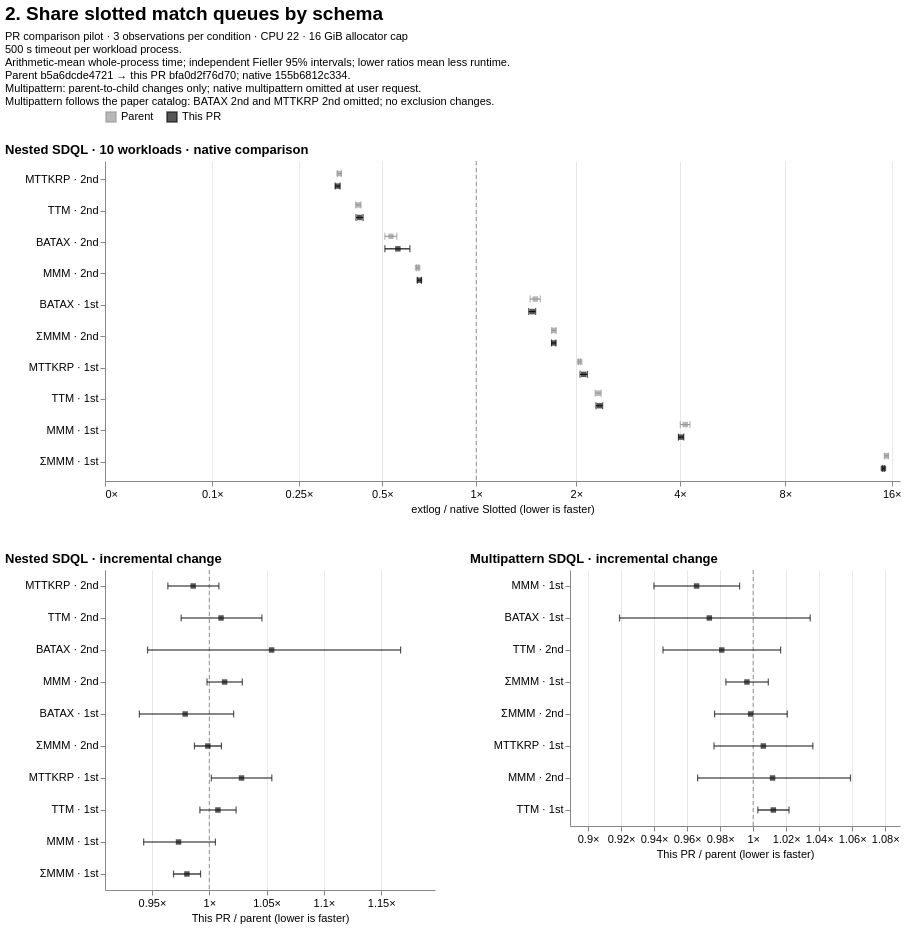

Write a Vega-Lite specification for this figure.
### Vega-Lite specification from a JSON file in a GitHub repository (floating-point values rounded to 4 significant figures)
{"$schema": "https://vega.github.io/schema/vega-lite/v6.json", "background": "white", "title": {"text": "2. Share slotted match queues by schema", "anchor": "start", "fontSize": 19, "subtitle": ["PR comparison pilot · 3 observations per condition · CPU 22 · 16 GiB allocator cap", "500 s timeout per workload process.", "Arithmetic-mean whole-process time; independent Fieller 95% intervals; lower ratios mean less runtime.", "Parent b5a6dcde4721 → this PR bfa0d2f76d70; native 155b6812c334.", "Multipattern: parent-to-child changes only; native multipattern omitted at user request.", "Multipattern follows the paper catalog: BATAX 2nd and MTTKRP 2nd omitted; no exclusion changes."], "subtitleFontSize": 11, "subtitlePadding": 7}, "vconcat": [{"title": {"text": "Nested SDQL · 10 workloads · native comparison", "anchor": "start"}, "width": 795, "height": 320, "data": {"values": [{"file_path": "benchmarks/slotted/inputs/sdql/batax_1st-44rules.egg", "logical_id": "sha256:a54ad7e75e98f1e8e03f3cd6930d96e882fb9111af797b6474cdb3423f804bcf", "metric": "wall_sec", "baseline": {"point": 55.01, "ci_low": 54.81, "ci_high": 55.21}, "candidate": {"point": 83.12, "ci_low": 80.22, "ci_high": 86.01}, "ratio": 1.511, "ci_low": 1.458, "ci_high": 1.564, "issue": null, "result_class": "higher", "workload": "BATAX · 1st", "series": "Parent"}, {"file_path": "benchmarks/slotted/inputs/sdql/batax_2nd-44rules.egg", "logical_id": "sha256:672f41d86108caebad81453f4e5a294e3f6902364e2d1dc98caa4a33fd863fec", "metric": "wall_sec", "baseline": {"point": 86.28, "ci_low": 85.55, "ci_high": 87.01}, "candidate": {"point": 46.08, "ci_low": 44.0, "ci_high": 48.15}, "ratio": 0.534, "ci_low": 0.5096, "ci_high": 0.5585, "issue": null, "result_class": "lower", "workload": "BATAX · 2nd", "series": "Parent"}, {"file_path": "benchmarks/slotted/inputs/sdql/mmm_1st-44rules.egg", "logical_id": "sha256:f1a4e04893e22ebe1e75028b0458b41a6bfc4375a598bfdfdc3014f2d33524b6", "metric": "wall_sec", "baseline": {"point": 0.07658, "ci_low": 0.07565, "ci_high": 0.0775}, "candidate": {"point": 0.3172, "ci_low": 0.3078, "ci_high": 0.3265}, "ratio": 4.142, "ci_low": 4.01, "ci_high": 4.274, "issue": null, "result_class": "higher", "workload": "MMM · 1st", "series": "Parent"}, {"file_path": "benchmarks/slotted/inputs/sdql/mmm_2nd-44rules.egg", "logical_id": "sha256:7a6b9da8fd10903379abd51ebc36b350c4237ed3e855bd5d2ba9ac437dd0998a", "metric": "wall_sec", "baseline": {"point": 3.244, "ci_low": 3.225, "ci_high": 3.263}, "candidate": {"point": 2.119, "ci_low": 2.105, "ci_high": 2.134}, "ratio": 0.6533, "ci_low": 0.6473, "ci_high": 0.6593, "issue": null, "result_class": "lower", "workload": "MMM · 2nd", "series": "Parent"}, {"file_path": "benchmarks/slotted/inputs/sdql/mmm_sum_1st-44rules.egg", "logical_id": "sha256:918887cd59eed90681b1a2c9e320d8aa945df69df8712a79c7545c766943fd90", "metric": "wall_sec", "baseline": {"point": 0.0105, "ci_low": 0.01047, "ci_high": 0.01053}, "candidate": {"point": 0.1623, "ci_low": 0.1605, "ci_high": 0.164}, "ratio": 15.46, "ci_low": 15.29, "ci_high": 15.64, "issue": null, "result_class": "higher", "workload": "ΣMMM · 1st", "series": "Parent"}, {"file_path": "benchmarks/slotted/inputs/sdql/mmm_sum_2nd-44rules.egg", "logical_id": "sha256:d72a2dec36974b60f39b8b47c2801b6fb2ccc5f709e5012a20d335c26e7d3534", "metric": "wall_sec", "baseline": {"point": 0.3258, "ci_low": 0.3219, "ci_high": 0.3296}, "candidate": {"point": 0.5591, "ci_low": 0.5545, "ci_high": 0.5636}, "ratio": 1.716, "ci_low": 1.692, "ci_high": 1.741, "issue": null, "result_class": "higher", "workload": "ΣMMM · 2nd", "series": "Parent"}, {"file_path": "benchmarks/slotted/inputs/sdql/mttkrp_1st-44rules.egg", "logical_id": "sha256:78ba1df06cfada4d79a719cc6c4d87116a65da1e83802b8e83cf8cbaefc96c3f", "metric": "wall_sec", "baseline": {"point": 0.2797, "ci_low": 0.2788, "ci_high": 0.2807}, "candidate": {"point": 0.5722, "ci_low": 0.5681, "ci_high": 0.5762}, "ratio": 2.045, "ci_low": 2.03, "ci_high": 2.061, "issue": null, "result_class": "higher", "workload": "MTTKRP · 1st", "series": "Parent"}, {"file_path": "benchmarks/slotted/inputs/sdql/mttkrp_2nd-44rules.egg", "logical_id": "sha256:a2ec4397f62ca91b6d4f01038a2272fd5eaa1580958e515397abdaf7bbdd6066", "metric": "wall_sec", "baseline": {"point": 28.36, "ci_low": 28.1, "ci_high": 28.63}, "candidate": {"point": 10.05, "ci_low": 9.91, "ci_high": 10.18}, "ratio": 0.3542, "ci_low": 0.3484, "ci_high": 0.3601, "issue": null, "result_class": "lower", "workload": "MTTKRP · 2nd", "series": "Parent"}, {"file_path": "benchmarks/slotted/inputs/sdql/ttm_1st-44rules.egg", "logical_id": "sha256:cc81a3b928cf05fe2b52d6cd5bb13d7ab4fdab385216713c62bd1a705c63a0f2", "metric": "wall_sec", "baseline": {"point": 0.1766, "ci_low": 0.1734, "ci_high": 0.1798}, "candidate": {"point": 0.4093, "ci_low": 0.4059, "ci_high": 0.4127}, "ratio": 2.318, "ci_low": 2.272, "ci_high": 2.365, "issue": null, "result_class": "higher", "workload": "TTM · 1st", "series": "Parent"}, {"file_path": "benchmarks/slotted/inputs/sdql/ttm_2nd-44rules.egg", "logical_id": "sha256:dc2baf8706632e5e67d813fb05c8560a35caca32d6e4a26cdd83a8ddf36451a1", "metric": "wall_sec", "baseline": {"point": 10.19, "ci_low": 10.15, "ci_high": 10.22}, "candidate": {"point": 4.214, "ci_low": 4.127, "ci_high": 4.3}, "ratio": 0.4137, "ci_low": 0.405, "ci_high": 0.4223, "issue": null, "result_class": "lower", "workload": "TTM · 2nd", "series": "Parent"}, {"file_path": "benchmarks/slotted/inputs/sdql/batax_1st-44rules.egg", "logical_id": "sha256:a54ad7e75e98f1e8e03f3cd6930d96e882fb9111af797b6474cdb3423f804bcf", "metric": "wall_sec", "baseline": {"point": 55.01, "ci_low": 54.81, "ci_high": 55.21}, "candidate": {"point": 81.37, "ci_low": 79.46, "ci_high": 83.27}, "ratio": 1.479, "ci_low": 1.444, "ci_high": 1.514, "issue": null, "result_class": "higher", "workload": "BATAX · 1st", "series": "This PR"}, {"file_path": "benchmarks/slotted/inputs/sdql/batax_2nd-44rules.egg", "logical_id": "sha256:672f41d86108caebad81453f4e5a294e3f6902364e2d1dc98caa4a33fd863fec", "metric": "wall_sec", "baseline": {"point": 86.28, "ci_low": 85.55, "ci_high": 87.01}, "candidate": {"point": 48.58, "ci_low": 44.0, "ci_high": 53.17}, "ratio": 0.5631, "ci_low": 0.5097, "ci_high": 0.6165, "issue": null, "result_class": "lower", "workload": "BATAX · 2nd", "series": "This PR"}, {"file_path": "benchmarks/slotted/inputs/sdql/mmm_1st-44rules.egg", "logical_id": "sha256:f1a4e04893e22ebe1e75028b0458b41a6bfc4375a598bfdfdc3014f2d33524b6", "metric": "wall_sec", "baseline": {"point": 0.07658, "ci_low": 0.07565, "ci_high": 0.0775}, "candidate": {"point": 0.3086, "ci_low": 0.3047, "ci_high": 0.3126}, "ratio": 4.03, "ci_low": 3.96, "ci_high": 4.102, "issue": null, "result_class": "higher", "workload": "MMM · 1st", "series": "This PR"}, {"file_path": "benchmarks/slotted/inputs/sdql/mmm_2nd-44rules.egg", "logical_id": "sha256:7a6b9da8fd10903379abd51ebc36b350c4237ed3e855bd5d2ba9ac437dd0998a", "metric": "wall_sec", "baseline": {"point": 3.244, "ci_low": 3.225, "ci_high": 3.263}, "candidate": {"point": 2.148, "ci_low": 2.119, "ci_high": 2.177}, "ratio": 0.662, "ci_low": 0.6523, "ci_high": 0.6718, "issue": null, "result_class": "lower", "workload": "MMM · 2nd", "series": "This PR"}, {"file_path": "benchmarks/slotted/inputs/sdql/mmm_sum_1st-44rules.egg", "logical_id": "sha256:918887cd59eed90681b1a2c9e320d8aa945df69df8712a79c7545c766943fd90", "metric": "wall_sec", "baseline": {"point": 0.0105, "ci_low": 0.01047, "ci_high": 0.01053}, "candidate": {"point": 0.1591, "ci_low": 0.1583, "ci_high": 0.16}, "ratio": 15.16, "ci_low": 15.07, "ci_high": 15.25, "issue": null, "result_class": "higher", "workload": "ΣMMM · 1st", "series": "This PR"}, {"file_path": "benchmarks/slotted/inputs/sdql/mmm_sum_2nd-44rules.egg", "logical_id": "sha256:d72a2dec36974b60f39b8b47c2801b6fb2ccc5f709e5012a20d335c26e7d3534", "metric": "wall_sec", "baseline": {"point": 0.3258, "ci_low": 0.3219, "ci_high": 0.3296}, "candidate": {"point": 0.5584, "ci_low": 0.5536, "ci_high": 0.5631}, "ratio": 1.714, "ci_low": 1.689, "ci_high": 1.739, "issue": null, "result_class": "higher", "workload": "ΣMMM · 2nd", "series": "This PR"}, {"file_path": "benchmarks/slotted/inputs/sdql/mttkrp_1st-44rules.egg", "logical_id": "sha256:78ba1df06cfada4d79a719cc6c4d87116a65da1e83802b8e83cf8cbaefc96c3f", "metric": "wall_sec", "baseline": {"point": 0.2797, "ci_low": 0.2788, "ci_high": 0.2807}, "candidate": {"point": 0.5882, "ci_low": 0.5737, "ci_high": 0.6028}, "ratio": 2.103, "ci_low": 2.051, "ci_high": 2.155, "issue": null, "result_class": "higher", "workload": "MTTKRP · 1st", "series": "This PR"}, {"file_path": "benchmarks/slotted/inputs/sdql/mttkrp_2nd-44rules.egg", "logical_id": "sha256:a2ec4397f62ca91b6d4f01038a2272fd5eaa1580958e515397abdaf7bbdd6066", "metric": "wall_sec", "baseline": {"point": 28.36, "ci_low": 28.1, "ci_high": 28.63}, "candidate": {"point": 9.906, "ci_low": 9.728, "ci_high": 10.08}, "ratio": 0.3492, "ci_low": 0.3422, "ci_high": 0.3563, "issue": null, "result_class": "lower", "workload": "MTTKRP · 2nd", "series": "This PR"}, {"file_path": "benchmarks/slotted/inputs/sdql/ttm_1st-44rules.egg", "logical_id": "sha256:cc81a3b928cf05fe2b52d6cd5bb13d7ab4fdab385216713c62bd1a705c63a0f2", "metric": "wall_sec", "baseline": {"point": 0.1766, "ci_low": 0.1734, "ci_high": 0.1798}, "candidate": {"point": 0.4124, "ci_low": 0.4069, "ci_high": 0.4179}, "ratio": 2.335, "ci_low": 2.283, "ci_high": 2.389, "issue": null, "result_class": "higher", "workload": "TTM · 1st", "series": "This PR"}, {"file_path": "benchmarks/slotted/inputs/sdql/ttm_2nd-44rules.egg", "logical_id": "sha256:dc2baf8706632e5e67d813fb05c8560a35caca32d6e4a26cdd83a8ddf36451a1", "metric": "wall_sec", "baseline": {"point": 10.19, "ci_low": 10.15, "ci_high": 10.22}, "candidate": {"point": 4.257, "ci_low": 4.137, "ci_high": 4.377}, "ratio": 0.4179, "ci_low": 0.406, "ci_high": 0.4298, "issue": null, "result_class": "lower", "workload": "TTM · 2nd", "series": "This PR"}]}, "encoding": {"x": {"type": "quantitative", "scale": {"type": "symlog", "constant": 0.1, "domain": [0, 16.89], "nice": false}, "axis": {"title": "extlog / native Slotted (lower is faster)", "labelExpr": "format(datum.value,',~f') + '×'", "values": [-64, -16, -4, -1, 0, 0.1, 0.25, 0.5, 1, 2, 4, 8, 16, 32, 64, 128, 256], "labelOverlap": "greedy", "grid": true}}, "y": {"field": "workload", "type": "nominal", "sort": ["MTTKRP · 2nd", "TTM · 2nd", "BATAX · 2nd", "MMM · 2nd", "BATAX · 1st", "ΣMMM · 2nd", "MTTKRP · 1st", "TTM · 1st", "MMM · 1st", "ΣMMM · 1st"], "title": null, "axis": {"labelLimit": 130, "minExtent": 100}}, "yOffset": {"field": "series", "sort": ["Parent", "This PR"], "scale": {"domain": ["Parent", "This PR"]}}, "color": {"field": "series", "type": "nominal", "title": null, "scale": {"domain": ["Parent", "This PR"], "range": ["#999999", "#111111"]}, "legend": {"orient": "top", "symbolType": "square"}}}, "layer": [{"mark": {"type": "rule", "color": "#89919b", "strokeDash": [4, 3]}, "encoding": {"x": {"datum": 1}, "y": {"value": 0}, "y2": {"value": 320}, "yOffset": {"value": 0}, "color": {"value": "#89919b"}}, "transform": [{"aggregate": [{"op": "count", "as": "n"}]}]}, {"mark": {"type": "rule", "strokeWidth": 1.2}, "encoding": {"x": {"field": "ci_low"}, "x2": {"field": "ci_high"}}, "transform": [{"filter": "isValid(datum.ci_low) && isValid(datum.ci_high)"}]}, {"mark": {"type": "tick", "orient": "vertical", "size": 7, "thickness": 1.2}, "encoding": {"x": {"field": "ci_low"}}, "transform": [{"filter": "isValid(datum.ci_low)"}]}, {"mark": {"type": "tick", "orient": "vertical", "size": 7, "thickness": 1.2}, "encoding": {"x": {"field": "ci_high"}}, "transform": [{"filter": "isValid(datum.ci_high)"}]}, {"mark": {"type": "point", "filled": true, "shape": "square", "size": 30}, "encoding": {"x": {"field": "ratio"}, "tooltip": [{"field": "workload"}, {"field": "series"}, {"field": "ratio"}, {"field": "ci_low"}, {"field": "ci_high"}, {"field": "issue"}]}}, {"mark": {"type": "text", "align": "left", "dx": 7, "fontSize": 9}, "encoding": {"x": {"field": "ratio"}, "text": {"field": "issue"}}, "transform": [{"filter": "isValid(datum.issue) && datum.issue !== ''"}]}]}, {"hconcat": [{"title": {"text": "Nested SDQL · incremental change", "anchor": "start"}, "width": 330, "height": 320, "data": {"values": [{"file_path": "benchmarks/slotted/inputs/sdql/batax_1st-44rules.egg", "logical_id": "sha256:a54ad7e75e98f1e8e03f3cd6930d96e882fb9111af797b6474cdb3423f804bcf", "metric": "wall_sec", "baseline": {"point": 83.12, "ci_low": 80.22, "ci_high": 86.01}, "candidate": {"point": 81.37, "ci_low": 79.46, "ci_high": 83.27}, "ratio": 0.9789, "ci_low": 0.939, "ci_high": 1.021, "issue": null, "result_class": "unclear", "workload": "BATAX · 1st", "series": "This PR / parent"}, {"file_path": "benchmarks/slotted/inputs/sdql/batax_2nd-44rules.egg", "logical_id": "sha256:672f41d86108caebad81453f4e5a294e3f6902364e2d1dc98caa4a33fd863fec", "metric": "wall_sec", "baseline": {"point": 46.08, "ci_low": 44.0, "ci_high": 48.15}, "candidate": {"point": 48.58, "ci_low": 44.0, "ci_high": 53.17}, "ratio": 1.054, "ci_low": 0.9461, "ci_high": 1.167, "issue": null, "result_class": "unclear", "workload": "BATAX · 2nd", "series": "This PR / parent"}, {"file_path": "benchmarks/slotted/inputs/sdql/mmm_1st-44rules.egg", "logical_id": "sha256:f1a4e04893e22ebe1e75028b0458b41a6bfc4375a598bfdfdc3014f2d33524b6", "metric": "wall_sec", "baseline": {"point": 0.3172, "ci_low": 0.3078, "ci_high": 0.3265}, "candidate": {"point": 0.3086, "ci_low": 0.3047, "ci_high": 0.3126}, "ratio": 0.9732, "ci_low": 0.9427, "ci_high": 1.005, "issue": null, "result_class": "unclear", "workload": "MMM · 1st", "series": "This PR / parent"}, {"file_path": "benchmarks/slotted/inputs/sdql/mmm_2nd-44rules.egg", "logical_id": "sha256:7a6b9da8fd10903379abd51ebc36b350c4237ed3e855bd5d2ba9ac437dd0998a", "metric": "wall_sec", "baseline": {"point": 2.119, "ci_low": 2.105, "ci_high": 2.134}, "candidate": {"point": 2.148, "ci_low": 2.119, "ci_high": 2.177}, "ratio": 1.013, "ci_low": 0.998, "ci_high": 1.029, "issue": null, "result_class": "unclear", "workload": "MMM · 2nd", "series": "This PR / parent"}, {"file_path": "benchmarks/slotted/inputs/sdql/mmm_sum_1st-44rules.egg", "logical_id": "sha256:918887cd59eed90681b1a2c9e320d8aa945df69df8712a79c7545c766943fd90", "metric": "wall_sec", "baseline": {"point": 0.1623, "ci_low": 0.1605, "ci_high": 0.164}, "candidate": {"point": 0.1591, "ci_low": 0.1583, "ci_high": 0.16}, "ratio": 0.9805, "ci_low": 0.9688, "ci_high": 0.9924, "issue": null, "result_class": "lower", "workload": "ΣMMM · 1st", "series": "This PR / parent"}, {"file_path": "benchmarks/slotted/inputs/sdql/mmm_sum_2nd-44rules.egg", "logical_id": "sha256:d72a2dec36974b60f39b8b47c2801b6fb2ccc5f709e5012a20d335c26e7d3534", "metric": "wall_sec", "baseline": {"point": 0.5591, "ci_low": 0.5545, "ci_high": 0.5636}, "candidate": {"point": 0.5584, "ci_low": 0.5536, "ci_high": 0.5631}, "ratio": 0.9987, "ci_low": 0.987, "ci_high": 1.011, "issue": null, "result_class": "unclear", "workload": "ΣMMM · 2nd", "series": "This PR / parent"}, {"file_path": "benchmarks/slotted/inputs/sdql/mttkrp_1st-44rules.egg", "logical_id": "sha256:78ba1df06cfada4d79a719cc6c4d87116a65da1e83802b8e83cf8cbaefc96c3f", "metric": "wall_sec", "baseline": {"point": 0.5722, "ci_low": 0.5681, "ci_high": 0.5762}, "candidate": {"point": 0.5882, "ci_low": 0.5737, "ci_high": 0.6028}, "ratio": 1.028, "ci_low": 1.002, "ci_high": 1.055, "issue": null, "result_class": "higher", "workload": "MTTKRP · 1st", "series": "This PR / parent"}, {"file_path": "benchmarks/slotted/inputs/sdql/mttkrp_2nd-44rules.egg", "logical_id": "sha256:a2ec4397f62ca91b6d4f01038a2272fd5eaa1580958e515397abdaf7bbdd6066", "metric": "wall_sec", "baseline": {"point": 10.05, "ci_low": 9.91, "ci_high": 10.18}, "candidate": {"point": 9.906, "ci_low": 9.728, "ci_high": 10.08}, "ratio": 0.9859, "ci_low": 0.9638, "ci_high": 1.008, "issue": null, "result_class": "unclear", "workload": "MTTKRP · 2nd", "series": "This PR / parent"}, {"file_path": "benchmarks/slotted/inputs/sdql/ttm_1st-44rules.egg", "logical_id": "sha256:cc81a3b928cf05fe2b52d6cd5bb13d7ab4fdab385216713c62bd1a705c63a0f2", "metric": "wall_sec", "baseline": {"point": 0.4093, "ci_low": 0.4059, "ci_high": 0.4127}, "candidate": {"point": 0.4124, "ci_low": 0.4069, "ci_high": 0.4179}, "ratio": 1.008, "ci_low": 0.9918, "ci_high": 1.023, "issue": null, "result_class": "unclear", "workload": "TTM · 1st", "series": "This PR / parent"}, {"file_path": "benchmarks/slotted/inputs/sdql/ttm_2nd-44rules.egg", "logical_id": "sha256:dc2baf8706632e5e67d813fb05c8560a35caca32d6e4a26cdd83a8ddf36451a1", "metric": "wall_sec", "baseline": {"point": 4.214, "ci_low": 4.127, "ci_high": 4.3}, "candidate": {"point": 4.257, "ci_low": 4.137, "ci_high": 4.377}, "ratio": 1.01, "ci_low": 0.9754, "ci_high": 1.046, "issue": null, "result_class": "unclear", "workload": "TTM · 2nd", "series": "This PR / parent"}]}, "encoding": {"x": {"type": "quantitative", "scale": {"type": "linear", "domain": [0.909, 1.197], "nice": false}, "axis": {"title": "This PR / parent (lower is faster)", "labelExpr": "format(datum.value,',~f') + '×'", "labelOverlap": "greedy", "grid": true, "tickCount": 7}}, "y": {"field": "workload", "type": "nominal", "sort": ["MTTKRP · 2nd", "TTM · 2nd", "BATAX · 2nd", "MMM · 2nd", "BATAX · 1st", "ΣMMM · 2nd", "MTTKRP · 1st", "TTM · 1st", "MMM · 1st", "ΣMMM · 1st"], "title": null, "axis": {"labelLimit": 130, "minExtent": 100}}, "color": {"value": "#111111"}}, "layer": [{"mark": {"type": "rule", "color": "#89919b", "strokeDash": [4, 3]}, "encoding": {"x": {"datum": 1}, "y": {"value": 0}, "y2": {"value": 320}, "yOffset": {"value": 0}, "color": {"value": "#89919b"}}, "transform": [{"aggregate": [{"op": "count", "as": "n"}]}]}, {"mark": {"type": "rule", "strokeWidth": 1.2}, "encoding": {"x": {"field": "ci_low"}, "x2": {"field": "ci_high"}}, "transform": [{"filter": "isValid(datum.ci_low) && isValid(datum.ci_high)"}]}, {"mark": {"type": "tick", "orient": "vertical", "size": 7, "thickness": 1.2}, "encoding": {"x": {"field": "ci_low"}}, "transform": [{"filter": "isValid(datum.ci_low)"}]}, {"mark": {"type": "tick", "orient": "vertical", "size": 7, "thickness": 1.2}, "encoding": {"x": {"field": "ci_high"}}, "transform": [{"filter": "isValid(datum.ci_high)"}]}, {"mark": {"type": "point", "filled": true, "shape": "square", "size": 30}, "encoding": {"x": {"field": "ratio"}, "tooltip": [{"field": "workload"}, {"field": "series"}, {"field": "ratio"}, {"field": "ci_low"}, {"field": "ci_high"}, {"field": "issue"}]}}, {"mark": {"type": "text", "align": "left", "dx": 7, "fontSize": 9}, "encoding": {"x": {"field": "ratio"}, "text": {"field": "issue"}}, "transform": [{"filter": "isValid(datum.issue) && datum.issue !== ''"}]}]}, {"title": {"text": "Multipattern SDQL · incremental change", "anchor": "start"}, "width": 330, "height": 256, "data": {"values": [{"file_path": "benchmarks/slotted/inputs/sdql/batax_1st-44rules.egg", "logical_id": "sha256:a54ad7e75e98f1e8e03f3cd6930d96e882fb9111af797b6474cdb3423f804bcf", "metric": "wall_sec", "baseline": {"point": 78.95, "ci_low": 74.31, "ci_high": 83.59}, "candidate": {"point": 76.86, "ci_low": 76.35, "ci_high": 77.36}, "ratio": 0.9734, "ci_low": 0.9191, "ci_high": 1.035, "issue": null, "result_class": "unclear", "workload": "BATAX · 1st", "series": "This PR / parent"}, {"file_path": "benchmarks/slotted/inputs/sdql/mmm_1st-44rules.egg", "logical_id": "sha256:f1a4e04893e22ebe1e75028b0458b41a6bfc4375a598bfdfdc3014f2d33524b6", "metric": "wall_sec", "baseline": {"point": 0.4033, "ci_low": 0.3995, "ci_high": 0.4072}, "candidate": {"point": 0.3895, "ci_low": 0.3797, "ci_high": 0.3993}, "ratio": 0.9657, "ci_low": 0.9399, "ci_high": 0.9918, "issue": null, "result_class": "lower", "workload": "MMM · 1st", "series": "This PR / parent"}, {"file_path": "benchmarks/slotted/inputs/sdql/mmm_2nd-44rules.egg", "logical_id": "sha256:7a6b9da8fd10903379abd51ebc36b350c4237ed3e855bd5d2ba9ac437dd0998a", "metric": "wall_sec", "baseline": {"point": 5.42, "ci_low": 5.259, "ci_high": 5.582}, "candidate": {"point": 5.484, "ci_low": 5.294, "ci_high": 5.674}, "ratio": 1.012, "ci_low": 0.9663, "ci_high": 1.059, "issue": null, "result_class": "unclear", "workload": "MMM · 2nd", "series": "This PR / parent"}, {"file_path": "benchmarks/slotted/inputs/sdql/mmm_sum_1st-44rules.egg", "logical_id": "sha256:918887cd59eed90681b1a2c9e320d8aa945df69df8712a79c7545c766943fd90", "metric": "wall_sec", "baseline": {"point": 0.1719, "ci_low": 0.1702, "ci_high": 0.1736}, "candidate": {"point": 0.1713, "ci_low": 0.1698, "ci_high": 0.1727}, "ratio": 0.9962, "ci_low": 0.9835, "ci_high": 1.009, "issue": null, "result_class": "unclear", "workload": "ΣMMM · 1st", "series": "This PR / parent"}, {"file_path": "benchmarks/slotted/inputs/sdql/mmm_sum_2nd-44rules.egg", "logical_id": "sha256:d72a2dec36974b60f39b8b47c2801b6fb2ccc5f709e5012a20d335c26e7d3534", "metric": "wall_sec", "baseline": {"point": 0.817, "ci_low": 0.8059, "ci_high": 0.8282}, "candidate": {"point": 0.8158, "ci_low": 0.8016, "ci_high": 0.8299}, "ratio": 0.9985, "ci_low": 0.9766, "ci_high": 1.021, "issue": null, "result_class": "unclear", "workload": "ΣMMM · 2nd", "series": "This PR / parent"}, {"file_path": "benchmarks/slotted/inputs/sdql/mttkrp_1st-44rules.egg", "logical_id": "sha256:78ba1df06cfada4d79a719cc6c4d87116a65da1e83802b8e83cf8cbaefc96c3f", "metric": "wall_sec", "baseline": {"point": 1.001, "ci_low": 0.9936, "ci_high": 1.009}, "candidate": {"point": 1.007, "ci_low": 0.9785, "ci_high": 1.036}, "ratio": 1.006, "ci_low": 0.9763, "ci_high": 1.036, "issue": null, "result_class": "unclear", "workload": "MTTKRP · 1st", "series": "This PR / parent"}, {"file_path": "benchmarks/slotted/inputs/sdql/ttm_1st-44rules.egg", "logical_id": "sha256:cc81a3b928cf05fe2b52d6cd5bb13d7ab4fdab385216713c62bd1a705c63a0f2", "metric": "wall_sec", "baseline": {"point": 0.5247, "ci_low": 0.5208, "ci_high": 0.5287}, "candidate": {"point": 0.5311, "ci_low": 0.5283, "ci_high": 0.534}, "ratio": 1.012, "ci_low": 1.003, "ci_high": 1.022, "issue": null, "result_class": "higher", "workload": "TTM · 1st", "series": "This PR / parent"}, {"file_path": "benchmarks/slotted/inputs/sdql/ttm_2nd-44rules.egg", "logical_id": "sha256:dc2baf8706632e5e67d813fb05c8560a35caca32d6e4a26cdd83a8ddf36451a1", "metric": "wall_sec", "baseline": {"point": 10.18, "ci_low": 10.1, "ci_high": 10.25}, "candidate": {"point": 9.982, "ci_low": 9.628, "ci_high": 10.34}, "ratio": 0.981, "ci_low": 0.9454, "ci_high": 1.017, "issue": null, "result_class": "unclear", "workload": "TTM · 2nd", "series": "This PR / parent"}]}, "encoding": {"x": {"type": "quantitative", "scale": {"type": "linear", "domain": [0.8891, 1.089], "nice": false}, "axis": {"title": "This PR / parent (lower is faster)", "labelExpr": "format(datum.value,',~f') + '×'", "labelOverlap": "greedy", "grid": true, "tickCount": 7}}, "y": {"field": "workload", "type": "nominal", "sort": ["MMM · 1st", "BATAX · 1st", "TTM · 2nd", "ΣMMM · 1st", "ΣMMM · 2nd", "MTTKRP · 1st", "MMM · 2nd", "TTM · 1st"], "title": null, "axis": {"labelLimit": 130, "minExtent": 100}}, "color": {"value": "#111111"}}, "layer": [{"mark": {"type": "rule", "color": "#89919b", "strokeDash": [4, 3]}, "encoding": {"x": {"datum": 1}, "y": {"value": 0}, "y2": {"value": 256}, "yOffset": {"value": 0}, "color": {"value": "#89919b"}}, "transform": [{"aggregate": [{"op": "count", "as": "n"}]}]}, {"mark": {"type": "rule", "strokeWidth": 1.2}, "encoding": {"x": {"field": "ci_low"}, "x2": {"field": "ci_high"}}, "transform": [{"filter": "isValid(datum.ci_low) && isValid(datum.ci_high)"}]}, {"mark": {"type": "tick", "orient": "vertical", "size": 7, "thickness": 1.2}, "encoding": {"x": {"field": "ci_low"}}, "transform": [{"filter": "isValid(datum.ci_low)"}]}, {"mark": {"type": "tick", "orient": "vertical", "size": 7, "thickness": 1.2}, "encoding": {"x": {"field": "ci_high"}}, "transform": [{"filter": "isValid(datum.ci_high)"}]}, {"mark": {"type": "point", "filled": true, "shape": "square", "size": 30}, "encoding": {"x": {"field": "ratio"}, "tooltip": [{"field": "workload"}, {"field": "series"}, {"field": "ratio"}, {"field": "ci_low"}, {"field": "ci_high"}, {"field": "issue"}]}}, {"mark": {"type": "text", "align": "left", "dx": 7, "fontSize": 9}, "encoding": {"x": {"field": "ratio"}, "text": {"field": "issue"}}, "transform": [{"filter": "isValid(datum.issue) && datum.issue !== ''"}]}]}], "spacing": 35}], "spacing": 38, "resolve": {"scale": {"color": "shared"}}, "config": {"font": "Arial", "view": {"stroke": null}, "axis": {"labelFontSize": 11, "titleFontSize": 11, "titleFontWeight": "normal", "gridColor": "#e6e8eb"}, "title": {"fontSize": 13}, "legend": {"labelFontSize": 11}}}
